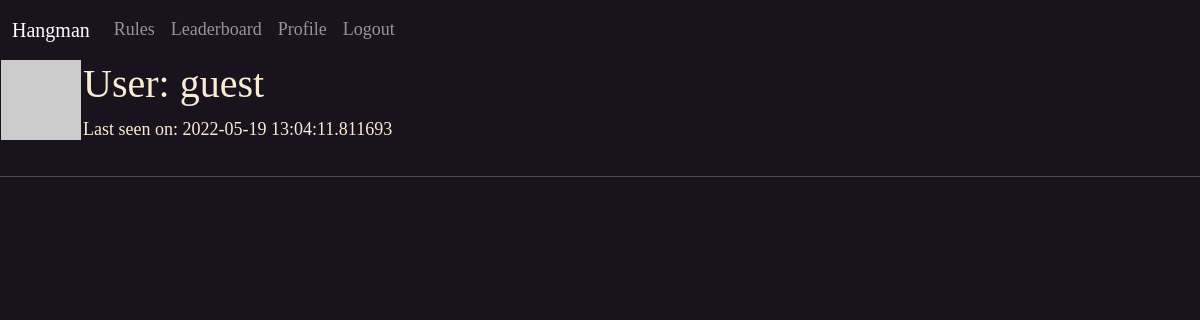
Before: /user/guest (signed in) with the older database file.
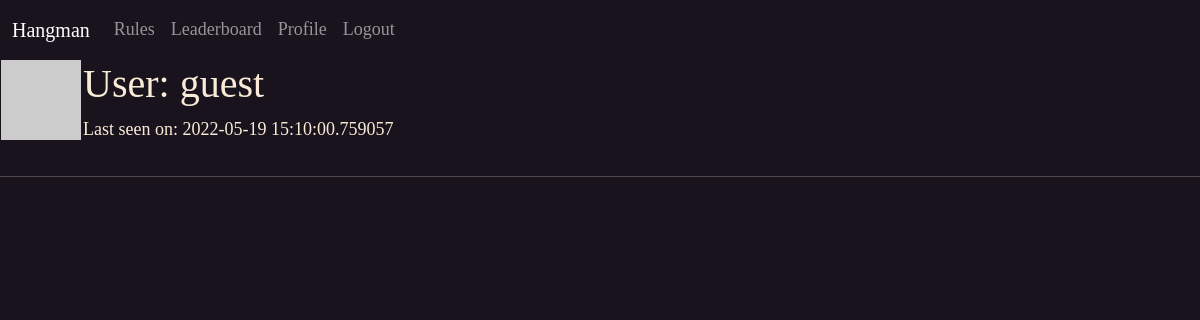
After: the same page with the newer database file.
### app/models.py (models this page shows, shortened)
class User(UserMixin, db.Model):
    id = db.Column(db.Integer, primary_key=True)
    email = db.Column(db.String(60), index=True, unique=True)
    username = db.Column(db.String(60), index=True, unique=True)
    password_hash = db.Column(db.String(128))
    last_seen = db.Column(db.DateTime, default=datetime.utcnow)
    def avatar(self, size):
        digest = md5('hangguest@protonmail.com'.lower().encode('utf-8')).hexdigest()
        return 'https://www.gravatar.com/avatar/{}?d=retro&s={}'.format(digest,size)

### app/routes.py (the view)
@app.route('/user/<username>')
@login_required
def user(username):
    user = User.query.filter_by(username=username).first_or_404()
    return render_template('user.html', user=user)

### app/models.py (called while the page is built)
@login.user_loader
def load_user(id):
    return User.query.get(int(id))

### app/routes.py (called while the page is built)
@app.before_request
def before_request():
    if current_user.is_authenticated:
        current_user.last_seen = datetime.utcnow()
        db.session.commit()

### app/templates/user.html (shortened to what this page needs)
{% extends "base.html" %}
{% block content %}
<table>
    <tr valign="top">
        <td><img src="{{ user.avatar(128) }}"></td>
        <td>
            <h1>User: {{ user.username }}</h1>
            {% if user.last_seen %}<p>Last seen on: {{ user.last_seen }}</p>{% endif %}
        </td>
    </tr>
</table>
{% endblock %}

### app/templates/base.html (shortened to what this page needs)
<!DOCTYPE html>
<html>
<head>
    <link href="https://cdn.jsdelivr.net/npm/bootstrap@5.1.3/dist/css/bootstrap.min.css" rel="stylesheet"
>
</head>
<body>
    <nav class="navbar navbar-expand-sm navbar-dark sticky-top">
        <div class="container-fluid">
            <a class="navbar-brand" href="{{ url_for('hangman') }}">Hangman</a>
            <div class="collapse navbar-collapse" id="navbarSupportedContent">
                <ul class="navbar-nav me-auto mb-2 mb-lg-0">
                    <li class="nav-item">
                        <a class="nav-link" id="rules" style="cursor: pointer;">Rules</a>
                    </li>
                    <li class="nav-item">
                        <a class="nav-link" href="{{ url_for('leaderboard') }}">Leaderboard</a>
                    </li>
                    {% if current_user.is_anonymous %}
                    <li class="nav-item">
                        <a class="nav-link" href="{{ url_for('login') }}">Login</a>
                    </li>
                    {% else %}
                    <li class="nav-item">
                        <a class="nav-link" href="{{ url_for('user', username=current_user.username) }}">Profile</a>
                    </li>
                    <li class="nav-item">
                        <a class="nav-link" href="{{ url_for('logout') }}">Logout</a>
                    </li>
                    {% endif %}
                </ul>
            </div>
        </div>
    </nav>
    {%block content%}
    {%endblock%}
    <hr>
</body>
<link rel="stylesheet" href="{{url_for('static', filename='Hangman.css')}} ">
</html>

### app/static/Hangman.css (style rules this page uses)
body { background-color: rgb(25, 19, 29); color: antiquewhite; font-family: cursive, 'Times New Roman', Times, serif, Georgia; font-size: large; }

Changed rows visible on the page:
changed User "guest": last_seen "2022-05-19 13:04:11.811693" → "2022-05-19 15:10:00.759057"
